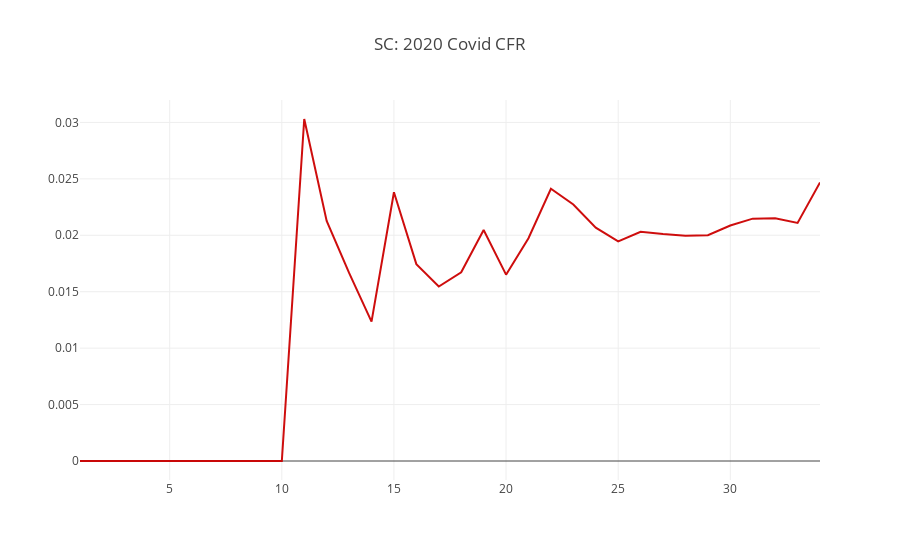

This figure's notebook cell:
### Markdown cell above
## SC Case-Fatality-Rate

A rolling calculation of deaths/cases.

### Code cell
val cfr: Vector[Double] = sc_covid_death_toll.zip(sc_covid_total_cases).map( c => {
    c._1.toDouble / c._2.toDouble
})


val case_fatality_rate = Scatter(
  (1 to cfr.size),
  cfr,
  name = "Case Fatality Rate",
  mode = ScatterMode(ScatterMode.Lines),
  marker = Marker(
    color = Color.RGBA(204, 0, 0, 0.95),
    line = Line(
      color = Color.RGBA(217, 217, 217, 1.0),
      width = 1.0
    ),
    symbol = Symbol.Circle(),
    size = 3
  )
)

val data = Seq(case_fatality_rate)

val layout = Layout("SC: 2020 Covid CFR")

plot(data, layout)

### Figure 1 — Plotly figure (JSON) as saved in the notebook; plotly's stock layout.template omitted (floating-point values rounded to 4 significant figures)
{"data": [{"marker": {"color": "rgba(204, 0, 0, 0.95)", "line": {"color": "rgba(217, 217, 217, 1.0)", "width": 1}, "size": 3, "symbol": "circle"}, "mode": "lines", "name": "Case Fatality Rate", "type": "scatter", "x": [1, 2, 3, 4, 5, 6, 7, 8, 9, 10, 11, 12, 13, 14, 15, 16, 17, 18, 19, 20, 21, 22, 23, 24, 25, 26, 27, 28, 29, 30, 31, 32, 33, 34], "y": [0, 0, 0, 0, 0, 0, 0, 0, 0, 0, 0.0303, 0.02128, 0.01667, 0.01235, 0.02381, 0.01744, 0.01546, 0.01672, 0.02047, 0.01651, 0.01974, 0.02412, 0.02273, 0.02067, 0.01946, 0.02031, 0.02011, 0.01995, 0.02, 0.02087, 0.02147, 0.02151, 0.0211, 0.02469]}], "layout": {"title": "SC: 2020 Covid CFR"}}
